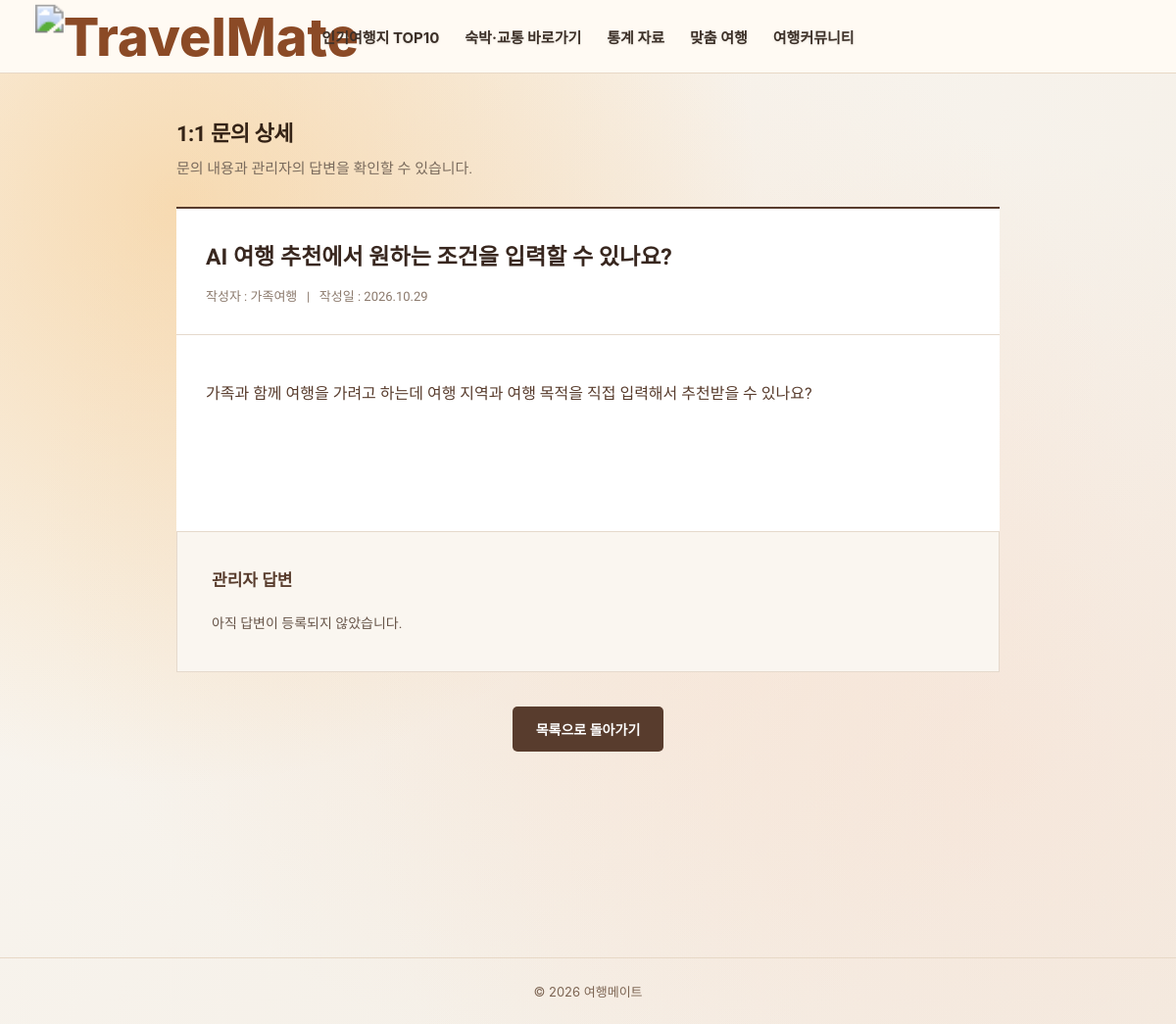
Page /qna/qview/3/ on the earlier database version.
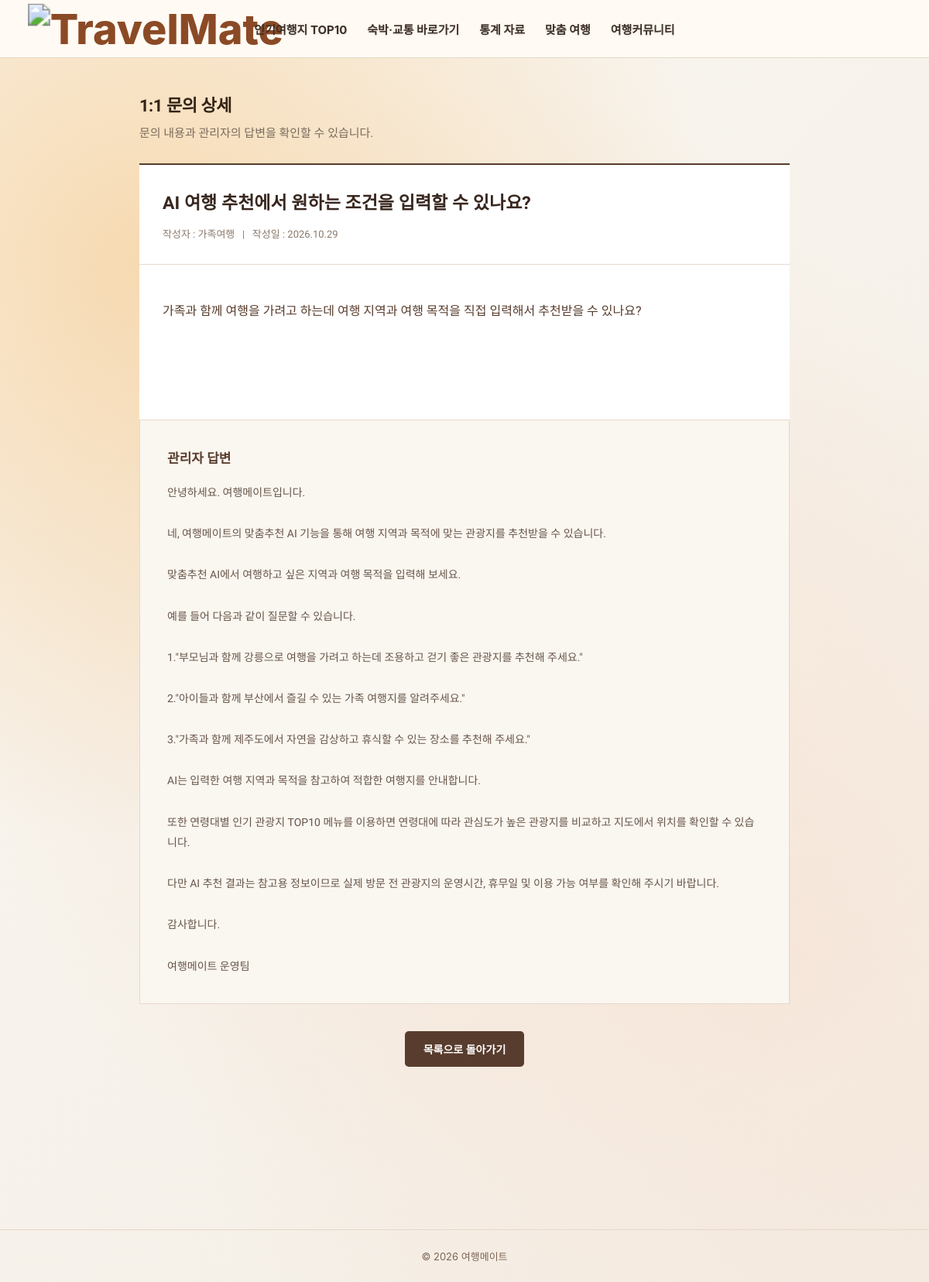
Same page on the later database version.
### qna/models.py (models this page shows, shortened)
class Question(models.Model):
    title = models.CharField(max_length=200)
    author = models.CharField(max_length=50)
    member_id = models.CharField(
        max_length=30,
        blank=True,
        default='',
        db_index=True,
    )
    content = models.TextField()
    created_at = models.DateTimeField(auto_now_add=True)
    answer = models.TextField(blank=True, default='')

### qna/views.py (the view)
def qview(request, qno):
    question = get_object_or_404(Question, id=qno)
    login_member = get_login_member(request)
    return render(
        request,
        'qview.html',
        {
            'question': question,
            'is_question_owner': is_question_owner(
                question, login_member
            ),
        }
    )

### qna/views.py (called while the page is built)
def get_login_member(request):
    member_id = request.session.get('session_id')
    if not member_id:
        return None
    return Member.objects.filter(id=member_id).first()

def is_question_owner(question, member):
    if member is None or not question.member_id:
        return False
    return str(question.member_id) == str(member.id)

### qna/templates/qview.html (shortened to what this page needs)
{% extends 'base.html' %}
{% load static %}
{% block head %}
<link rel="stylesheet" href="{% static 'css/tm-qna.css' %}">
{% endblock %}
{% block content %}
<section class="qa-wrap" style="padding-top: 48px; max-width: 900px; margin: 0 auto;">
    <div class="qa-detail-header" style="margin-bottom: 28px;">
        <h2 style="font-size: 22px; font-weight: 7600; color: #342316; margin: 0 0 10px 0; letter-spacing: -0.5px; line-height: 1.25;">
            1:1 문의 상세
        </h2>
        <p style="font-size: 15px; color: #7A6B5D; margin: 0; line-height: 1.5; font-weight: 500;">
            문의 내용과 관리자의 답변을 확인할 수 있습니다.
        </p>
    </div>
    <div class="qa-detail">
        <div class="qa-detail-title">
            <h2>{{ question.title }}</h2>
            <p>
                작성자 : {{ question.author }}
                &nbsp; | &nbsp;
                작성일 : {{ question.created_at|date:'Y.m.d' }}
            </p>
        </div>
        <div class="qa-detail-content">
            {{ question.content|linebreaksbr }}
        </div>
        <div class="qa-detail-answer">
            <h3>관리자 답변</h3>
            {% if question.answer %}
                <p>{{ question.answer|linebreaksbr }}</p>
            {% else %}
                <p>아직 답변이 등록되지 않았습니다.</p>
            {% endif %}
        </div>
    </div>
    <div class="qa-back-bottom">
        <a href="{% url 'qna:index' %}#question-panel"
           class="qa-primary">
            목록으로 돌아가기
        </a>
    </div>
</section>
{% endblock %}

Differences in the rows shown:
changed Question "AI 여행 추천에서 원하는 조건을 입력할 수 있나요?": answer (not shown) → "안녕하세요. 여행메이트입니다. 네, 여행메이트의 맞춤추천 AI 기능을 통해 여행 지역과 목적에 맞는 관광지를 추천받을 수 있습니다. 맞춤추천 AI에서 여행하고 싶은 지역과 여행 목적을 입력해 보세요. 예를 들어 다음과 같이 질문할 수 있습니다. 1.\"부모님과 함께 강릉으로 여행을 가려고 하는데 조용하고 걷기 좋은 관광지를 추천해 주세요.\" 2.\"아이들과 함께 부산에서 즐길 수 있는 가족 여행지를 알려주세요.\" 3.\"가족과 함께 제주도에서 자연을 감상하고 휴식할 수 있는 장소를 추천해 주세요.\" AI는 입력한 여행 지역과 목적을 참고하여 적합한 여행지를 안내합니다. 또한 연령대별 인기 관광지 TOP10 메뉴를 이용하면 연령대에 따라 관심도가 높은 관광지를 비교하고 지도에서 위치를 확인할 수 있습니다. 다만 AI 추천 결과는 참고용 정보이므로 실제 방문 전 관광지의 운영시간, 휴무일 및 이용 가능 여부를 확인해 주시기 바랍니다. 감사합니다. 여행메이트 운영팀"
Other differences:
text no longer shown: "아직 답변이 등록되지 않았습니다."
